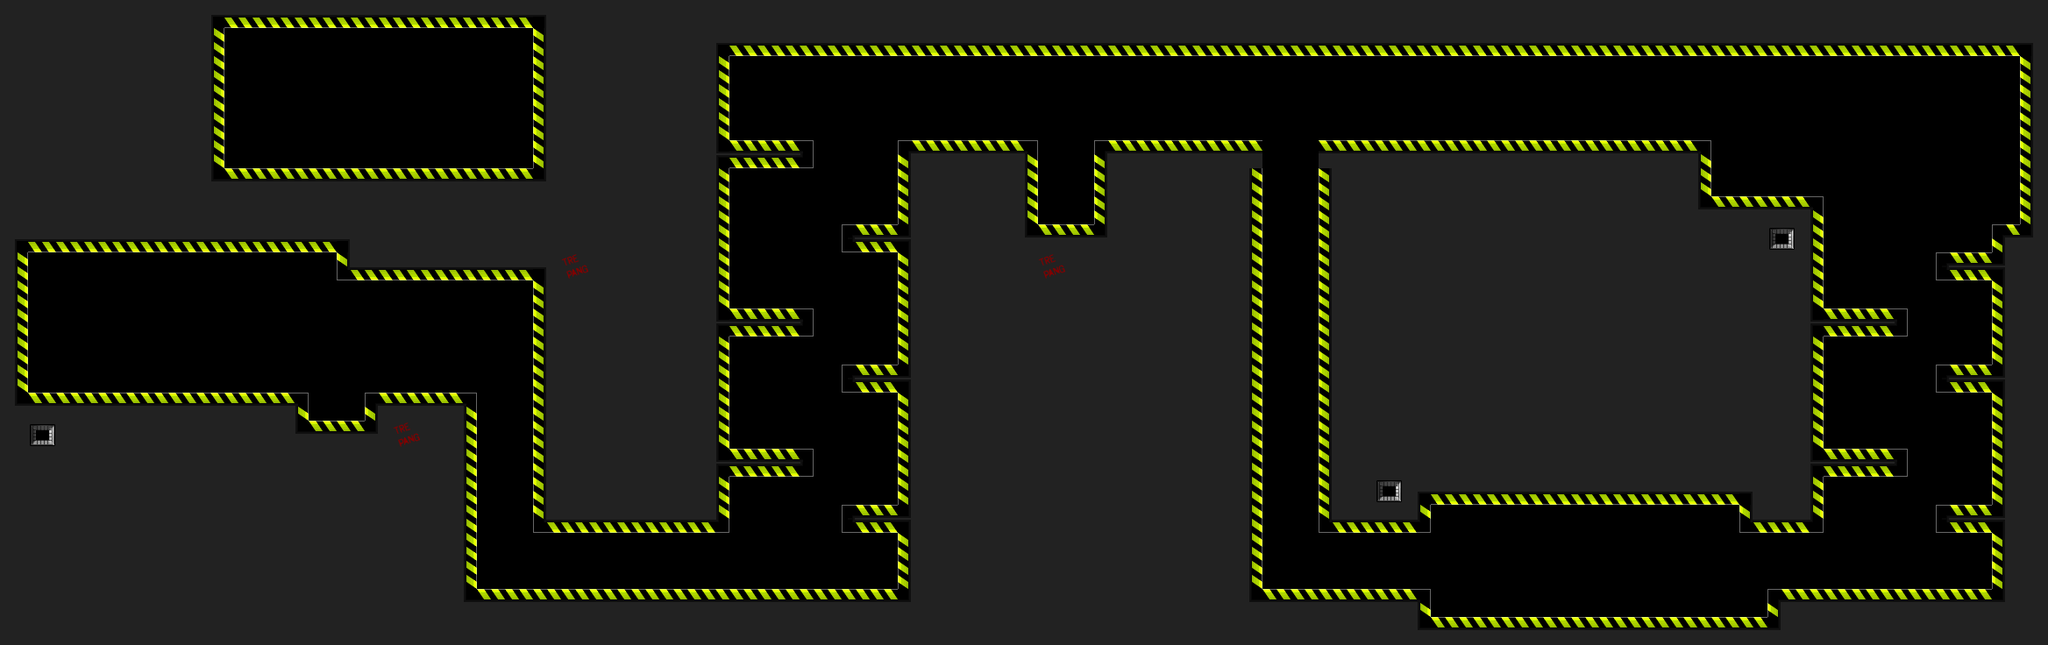

A level layout from a 2D game, rendered from its tile map. Below: a short description, then the map file with tile-grid data replaced by summaries:
An orthogonal 73x23 tile map with 32x32 px tiles, 1 tile layer (test layer), 2 tilesets and 12 objects (5x spikes_up, 2x angrySaw, 2x lava, player, lavaDumper, ...).

<map version="1.0" orientation="orthogonal" width="73" height="23" tilewidth="32" tileheight="32">
 <tileset firstgid="1" name="test tileset" tilewidth="32" tileheight="32">
  <properties>
   <property name="solid" value="1" />
  </properties>
  <image source="terribleTileSheet.png" width="96" height="160" />
  <tile id="0">
   <properties>
    <property name="solid" value="1" />
   </properties>
  </tile>
  <tile id="7">
   <properties>
    <property name="solid" value="1" />
   </properties>
  </tile>
 </tileset>
 <tileset firstgid="16" name="FactoryTileSheet" tilewidth="32" tileheight="32">
  <image source="FactoryTileSheet.png" width="224" height="160" />
 </tileset>
 <layer name="test layer" width="73" height="23">
  <properties>
   <property name="solid" value="1" />
  </properties>
  <data>[1679 cells, 1100 non-empty, 20 distinct tile ids]</data>
 </layer>
 <objectgroup name="test object" width="73" height="23">
  <object name="player" x="195" y="373" width="34" height="31" />
  <object name="angrySaw" x="321" y="60" width="19" height="19" />
  <object name="lavaDumper" x="384" y="320" width="32" height="32" />
  <object name="spikes_up" x="452" y="103" width="32" height="32" />
  <object name="spikes_up" x="516" y="103" width="32" height="32" />
  <object name="spikes_up" x="484" y="103" width="32" height="32" />
  <object name="spikes_up" x="1216" y="224" width="32" height="32" />
  <object name="spikes_up" x="1184" y="224" width="32" height="32" />
  <object name="angrySaw" x="1772" y="651" width="19" height="19" />
  <object name="lava" x="352" y="448" width="32" height="32" />
  <object name="lava" x="384" y="448" width="32" height="32" />
  <object name="endLevelFlag" x="1984" y="192" width="32" height="32" />
 </objectgroup>
</map>